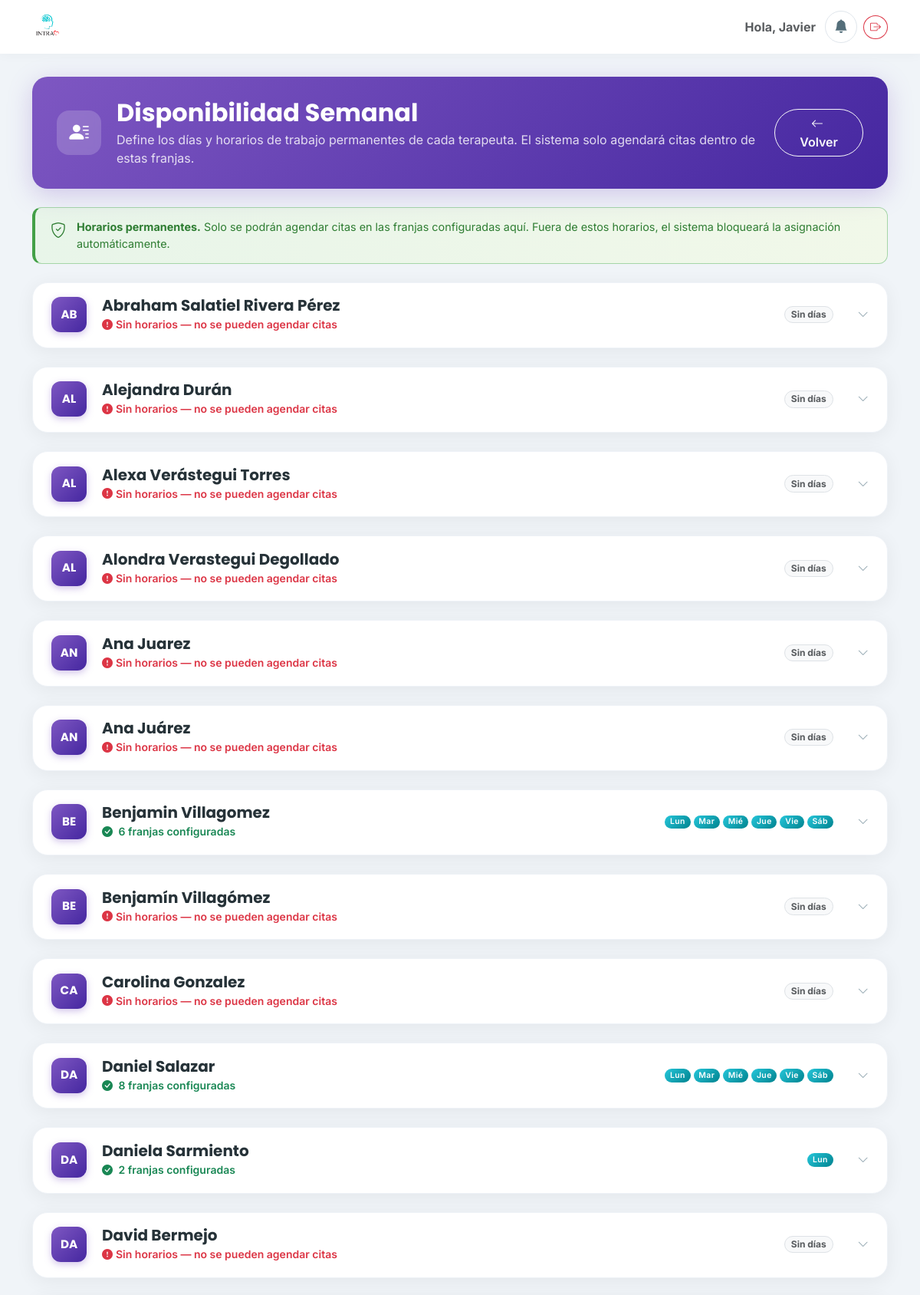
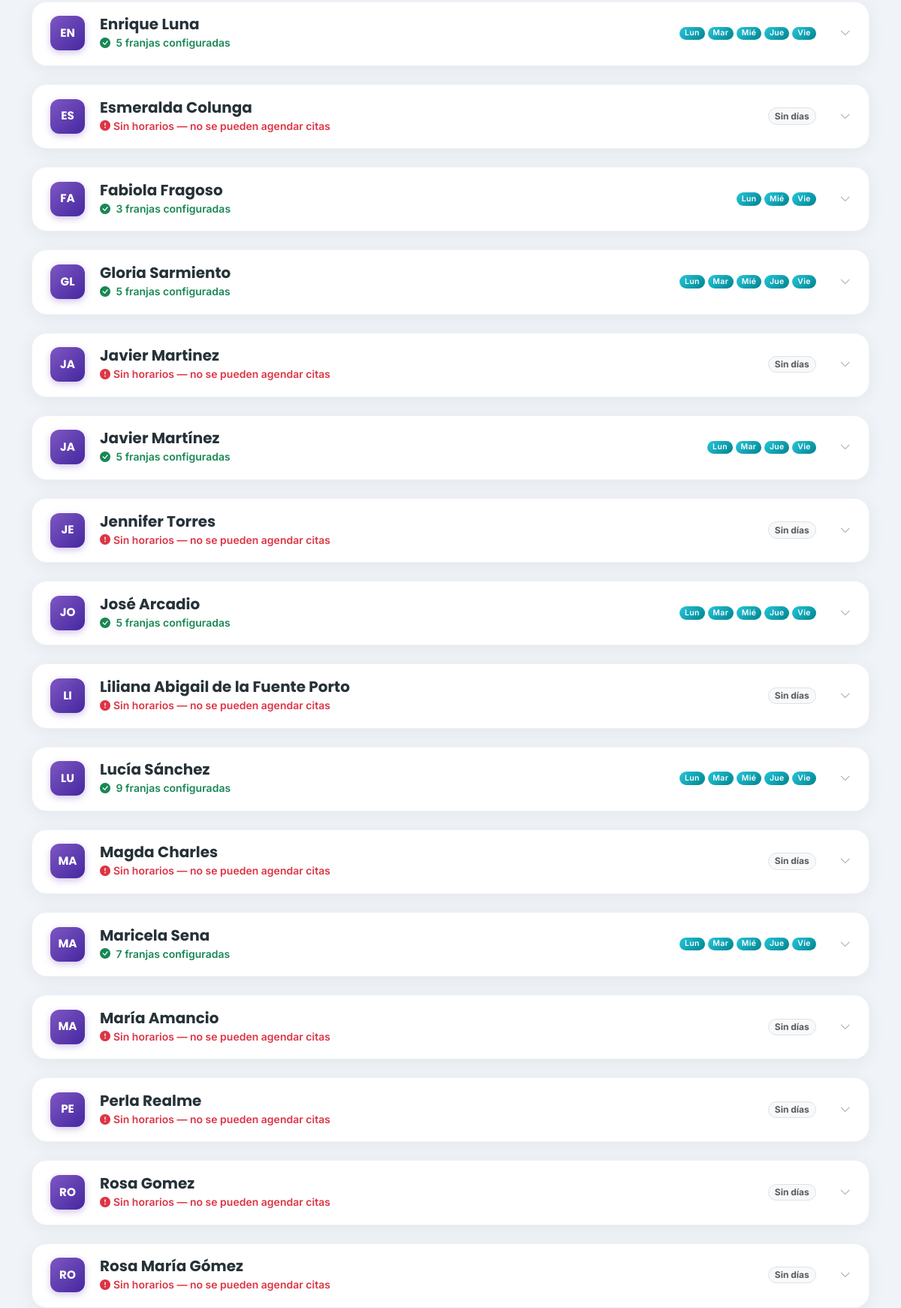
/disponibilidad/ (signed in, upper part), run on the app's committed database (2 pictures, top to bottom).
### clinica/models.py (models this page shows, shortened)
class Terapeuta(models.Model):
    usuario = models.OneToOneField(User, on_delete=models.SET_NULL, null=True, blank=True, related_name='perfil_terapeuta')
    nombre = models.CharField(max_length=100)
    activo = models.BooleanField(default=True)

### clinica/views.py (the view)
# urls.py: path('disponibilidad/', clinica_views.disponibilidad_semanal, name='disponibilidad_semanal'),
@login_required
def disponibilidad_semanal(request):
    terapeutas = Terapeuta.objects.filter(activo=True).order_by('nombre')
    terapeutas_data = []
    for t in terapeutas:
        horarios_qs = list(Horario.objects.filter(terapeuta=t).order_by('dia', 'hora_inicio'))
        dias_data = []
        for dia_num, dia_nombre in DIAS_SEMANA:
            slots = [h for h in horarios_qs if h.dia == dia_num]
            dias_data.append({'num': dia_num, 'nombre': dia_nombre, 'slots': slots})
        terapeutas_data.append({
            'terapeuta': t,
            'dias': dias_data,
            'total': len(horarios_qs),
        })
    return render(request, 'clinica/disponibilidad_semanal.html', {
        'terapeutas_data': terapeutas_data,
    })

### clinica/templates/clinica/disponibilidad_semanal.html (shortened to what this page needs)
{% extends 'clinica/base.html' %}
{% load static %}
{% block content %}
<div class="row mb-4">
    <div class="col-12">
        <div class="disp-hero animate__animated animate__fadeInDown">
            <div class="disp-hero-icon">
                <i class="bi bi-person-lines-fill"></i>
            </div>
            <div class="flex-grow-1">
                <h2 class="fw-bold mb-1" style="font-family:'Poppins',sans-serif;">Disponibilidad Semanal</h2>
                <p class="mb-0" style="opacity:0.82;">
                    Define los días y horarios de trabajo permanentes de cada terapeuta.
                    El sistema solo agendará citas dentro de estas franjas.
                </p>
            </div>
            <a href="{% url 'home' %}" class="btn btn-outline-light rounded-pill fw-semibold px-4">
                <i class="bi bi-arrow-left me-1"></i> Volver
            </a>
        </div>
    </div>
</div>
<div class="disp-info-banner mb-4">
    <i class="bi bi-shield-check fs-5"></i>
    <span>
        <strong>Horarios permanentes.</strong>
        Solo se podrán agendar citas en las franjas configuradas aquí.
        Fuera de estos horarios, el sistema bloqueará la asignación automáticamente.
    </span>
</div>
{% for td in terapeutas_data %}
<div class="disp-card mb-4 animate__animated animate__fadeInUp" style="animation-delay: {{ forloop.counter0 }}00ms;">
    <div class="disp-card-head"
         data-bs-toggle="collapse"
         data-bs-target="#disp-{{ td.terapeuta.id }}"
         aria-expanded="false"
         aria-controls="disp-{{ td.terapeuta.id }}">
        <div class="disp-avatar">{{ td.terapeuta.nombre|slice:":2"|upper }}</div>
        <div class="flex-grow-1 ms-1">
            <h5 class="mb-0 fw-bold" style="font-family:'Poppins',sans-serif; color:#263238;">
                {{ td.terapeuta.nombre }}
            </h5>
            {% if td.total > 0 %}
            <small class="text-success fw-semibold">
                <i class="bi bi-check-circle-fill me-1"></i>
                {{ td.total }} franja{% if td.total != 1 %}s{% endif %} configurada{% if td.total != 1 %}s{% endif %}
            </small>
            {% else %}
            <small class="text-danger fw-semibold">
                <i class="bi bi-exclamation-circle-fill me-1"></i>Sin horarios — no se pueden agendar citas
            </small>
            {% endif %}
        </div>
        <div class="d-none d-lg-flex gap-1 flex-wrap align-items-center">
            {% for dia in td.dias %}
                {% if dia.slots %}
                <span class="badge rounded-pill disp-day-badge">{{ dia.nombre|slice:":3" }}</span>
                {% endif %}
            {% endfor %}
            {% if td.total == 0 %}
            <span class="badge rounded-pill text-bg-light border text-muted">Sin días</span>
            {% endif %}
        </div>
        <i class="bi bi-chevron-down disp-chevron ms-3"></i>
    </div>
</div>
{% endfor %}
{% endblock %}

### clinica/templates/clinica/base.html (shortened to what this page needs)
{% load static %}
<!DOCTYPE html>
<html lang="es">
<head>
    <link href="https://cdn.jsdelivr.net/npm/bootstrap@5.3.0/dist/css/bootstrap.min.css" rel="stylesheet">
    <link rel="stylesheet" href="https://cdn.jsdelivr.net/npm/bootstrap-icons@1.10.5/font/bootstrap-icons.css">
</head>
<body>
    <nav class="navbar navbar-expand-lg fixed-top">
        <div class="container">
            <a class="navbar-brand d-flex align-items-center" href="{% url 'home' %}">
               <img src="{% static 'clinica/images/logo.png' %}" alt="Logo INTRA" class="me-2">
            </a>
            <div class="d-flex align-items-center gap-2">
                <span class="me-1 text-muted fw-bold d-none d-md-block">
                    Hola, {{ user.username|title }}
                </span>
                {% if user.perfil_terapeuta %}
                <div class="position-relative">
                    <button id="btn-campanita"
                            class="btn-campanita"
                            type="button"
                            data-bs-toggle="offcanvas"
                            data-bs-target="#notifPanel"
                            title="Notificaciones"
                            aria-label="Ver notificaciones">
                        <i class="bi bi-bell-fill"></i>
                    </button>
                </div>
                {% endif %}
<form action="{% url 'logout' %}" method="post">
                    <button type="submit" class="btn btn-outline-danger btn-sm rounded-circle" title="Cerrar Sesión">
                        <i class="bi bi-box-arrow-right"></i>
                    </button>
                </form>
            </div>
        </div>
    </nav>
    <div class="container" style="margin-top: 100px;">
        {% block content %}
        {% endblock %}
    </div>
</body>
<link href="https://cdn.jsdelivr.net/npm/select2@4.1.0-rc.0/dist/css/select2.min.css" rel="stylesheet" />
<link rel="stylesheet" href="https://cdn.jsdelivr.net/npm/select2-bootstrap-5-theme@1.3.0/dist/select2-bootstrap-5-theme.min.css" />
</html>

### clinica/templates/clinica/base.html (style rules this page uses)
:root { --intra-primary: #26C6DA; --intra-secondary: #EF5350; --intra-dark: #37474F; --intra-light: #F0F4F8; --intra-white: #FFFFFF; }
body { background-color: var(--intra-light); font-family: 'Inter', sans-serif; color: var(--intra-dark); }
h1, h2, h3, h4, h5, .navbar-brand { font-family: 'Poppins', sans-serif; }
.navbar { background-color: var(--intra-white); box-shadow: 0 2px 15px rgba(0,0,0,0.03); padding-top: 10px; padding-bottom: 10px; }
.navbar-brand img { height: 40px; width: auto; }
.btn-campanita { position: relative; width: 42px; height: 42px; border-radius: 50%; border: 1px solid #E0E6EC; background: #fff; color: #546E7A; display: inline-flex; align-items: center; justify-content: center; font-size: 1.1rem; transition: all .2s ease; cursor: pointer; }

### clinica/templates/clinica/disponibilidad_semanal.html (style rules this page uses)
.disp-hero { background: linear-gradient(135deg, #7E57C2 0%, #4527A0 100%); border-radius: 1.25rem; padding: 1.75rem 2rem; display: flex; align-items: center; gap: 1.25rem; color: #fff; box-shadow: 0 8px 32px rgba(126,87,194,.28); }
.disp-hero-icon { width: 58px; height: 58px; background: rgba(255,255,255,.18); border-radius: 1rem; display: flex; align-items: center; justify-content: center; font-size: 1.6rem; flex-shrink: 0; backdrop-filter: blur(4px); }
.disp-info-banner { background: linear-gradient(90deg,#E8F5E9,#F1F8E9); border: 1px solid #A5D6A7; border-left: 4px solid #43A047; border-radius: .75rem; padding: .875rem 1.25rem; display: flex; align-items: flex-start; gap: .875rem; color: #2E7D32; font-size: .9rem; }
.disp-card { background: #fff; border-radius: 1.25rem; border: 1px solid #EEF2F7; box-shadow: 0 4px 24px rgba(0,0,0,.06); overflow: hidden; transition: box-shadow .25s; }
.disp-card-head { padding: 1.1rem 1.5rem; display: flex; align-items: center; gap: 1rem; cursor: pointer; user-select: none; transition: background .2s; border-bottom: 1px solid transparent; }
.disp-avatar { width: 46px; height: 46px; border-radius: 12px; background: linear-gradient(135deg,#7E57C2,#4527A0); color: #fff; font-family: 'Poppins', sans-serif; font-weight: 700; font-size: .95rem; display: flex; align-items: center; justify-content: center; flex-shrink: 0; box-shadow: 0 3px 10px rgba(126,87,194,.35); }
.disp-day-badge { background: linear-gradient(135deg,#26C6DA,#00838F); color: #fff; font-size: .65rem; font-weight: 600; letter-spacing: .04em; }
.disp-chevron { color: #90A4AE; font-size: .9rem; transition: transform .3s cubic-bezier(.34,1.56,.64,1); flex-shrink: 0; }

### data on the page
Terapeuta: terapeuta.nombre "AB", terapeuta.nombre "Abraham Salatiel Rivera Pérez", shows "Sin horarios — no se pueden agendar citas", shows "Sin días"
Terapeuta: terapeuta.nombre "AL", terapeuta.nombre "Alejandra Durán", shows "Sin horarios — no se pueden agendar citas", shows "Sin días"
Terapeuta: terapeuta.nombre "AL", terapeuta.nombre "Alexa Verástegui Torres", shows "Sin horarios — no se pueden agendar citas", shows "Sin días"
Terapeuta: terapeuta.nombre "AL", terapeuta.nombre "Alondra Verastegui Degollado", shows "Sin horarios — no se pueden agendar citas", shows "Sin días"
Terapeuta: terapeuta.nombre "AN", terapeuta.nombre "Ana Juarez", shows "Sin horarios — no se pueden agendar citas", shows "Sin días"
Terapeuta: terapeuta.nombre "AN", terapeuta.nombre "Ana Juárez", shows "Sin horarios — no se pueden agendar citas", shows "Sin días"
Terapeuta: terapeuta.nombre "BE", terapeuta.nombre "Benjamin Villagomez", total "6", shows "s", nombre "Lun" "Mar" "Mié" "Jue" "Vie" "Sáb"
Terapeuta: terapeuta.nombre "BE", terapeuta.nombre "Benjamín Villagómez", shows "Sin horarios — no se pueden agendar citas", shows "Sin días"
Terapeuta: terapeuta.nombre "CA", terapeuta.nombre "Carolina Gonzalez", shows "Sin horarios — no se pueden agendar citas", shows "Sin días"
Terapeuta: terapeuta.nombre "DA", terapeuta.nombre "Daniel Salazar", total "8", shows "s", nombre "Lun" "Mar" "Mié" "Jue" "Vie" "Sáb"
Terapeuta: terapeuta.nombre "DA", terapeuta.nombre "Daniela Sarmiento", total "2", shows "s", nombre "Lun"
Terapeuta: terapeuta.nombre "DA", terapeuta.nombre "David Bermejo", shows "Sin horarios — no se pueden agendar citas", shows "Sin días"
Terapeuta: terapeuta.nombre "EN", terapeuta.nombre "Enrique Luna", total "5", shows "s", nombre "Lun" "Mar" "Mié" "Jue" "Vie"
Terapeuta: terapeuta.nombre "ES", terapeuta.nombre "Esmeralda Colunga", shows "Sin horarios — no se pueden agendar citas", shows "Sin días"
Terapeuta: terapeuta.nombre "FA", terapeuta.nombre "Fabiola Fragoso", total "3", nombre "Lun" "Mié" "Vie"
Terapeuta: terapeuta.nombre "GL", terapeuta.nombre "Gloria Sarmiento", total "5", shows "s", nombre "Lun" "Mar" "Mié" "Jue" "Vie"

### other printed values
{{ user.username|title }} "Javier"
